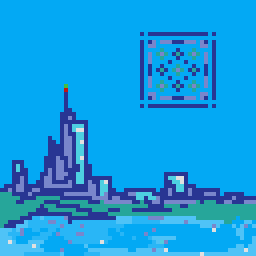
#> input picture collections/2-proto_towers/media/gifs/90.gif, 64 x 64 px (shown 4 times larger)
$ python resize_and_dimensions.py
#> lines starting #> are read from the running program, lines starting #| are printed output that depends on the picture
from PIL import Image
import os

def resize_image(input_path, output_path, new_width, new_height):
#> called with new_width = 768, new_height = 768
    with Image.open(input_path) as img:
#> img is the input picture: PIL image 64x64 P; mean R, G, B, A 20.3, 156.2, 225.9, 255
        print(f"Original dimensions: {img.size}")
#| Original dimensions: (64, 64)
        resized_img = img.resize((new_width, new_height), Image.NEAREST)
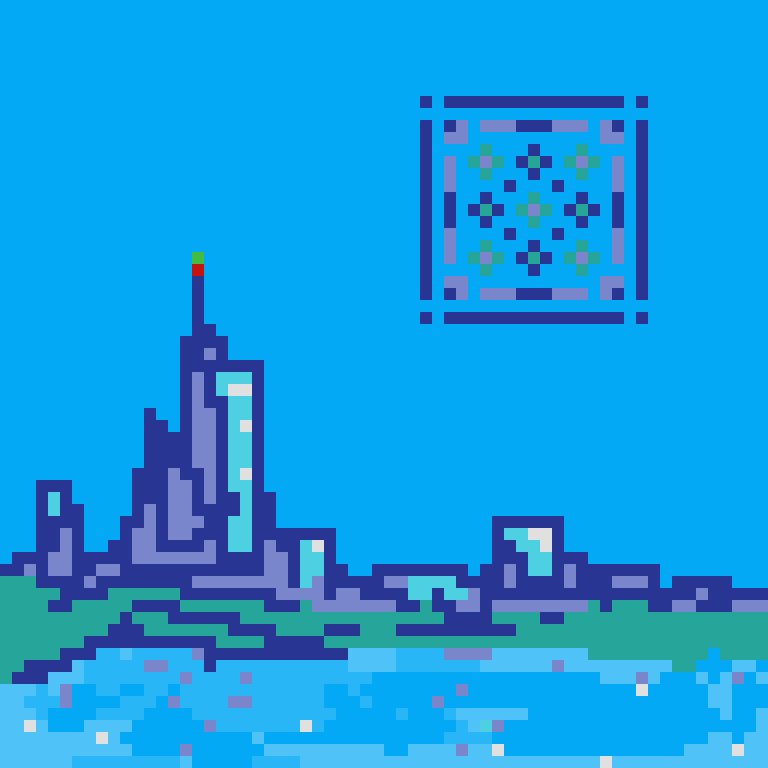
#> resized_img: PIL image 768x768 P; mean R, G, B, A 20.3, 156.2, 225.9, 255
        resized_img.save(output_path)
        print(f"New dimensions: {resized_img.size}")
#| New dimensions: (768, 768)


def bulk_resize(folder_path, new_width, new_height):
    for filename in os.listdir(folder_path):
        if filename.lower().endswith(('.png', '.jpg', '.jpeg', '.bmp', '.gif')):
            input_file = os.path.join(folder_path, filename)
            output_file = os.path.join(folder_path, f"resized_{filename}")

            resize_image(input_file, output_file, new_width, new_height)
            print(f"Resized '{input_file}' and saved to '{output_file}'")


resize_image('../collections/2-proto_towers/media/gifs/90.gif', '../collections/2-proto_towers/images/51-100/90.gif', 768, 768)
# bulk_resize('../collections/2-proto_towers/bulkresize', 768, 768)
